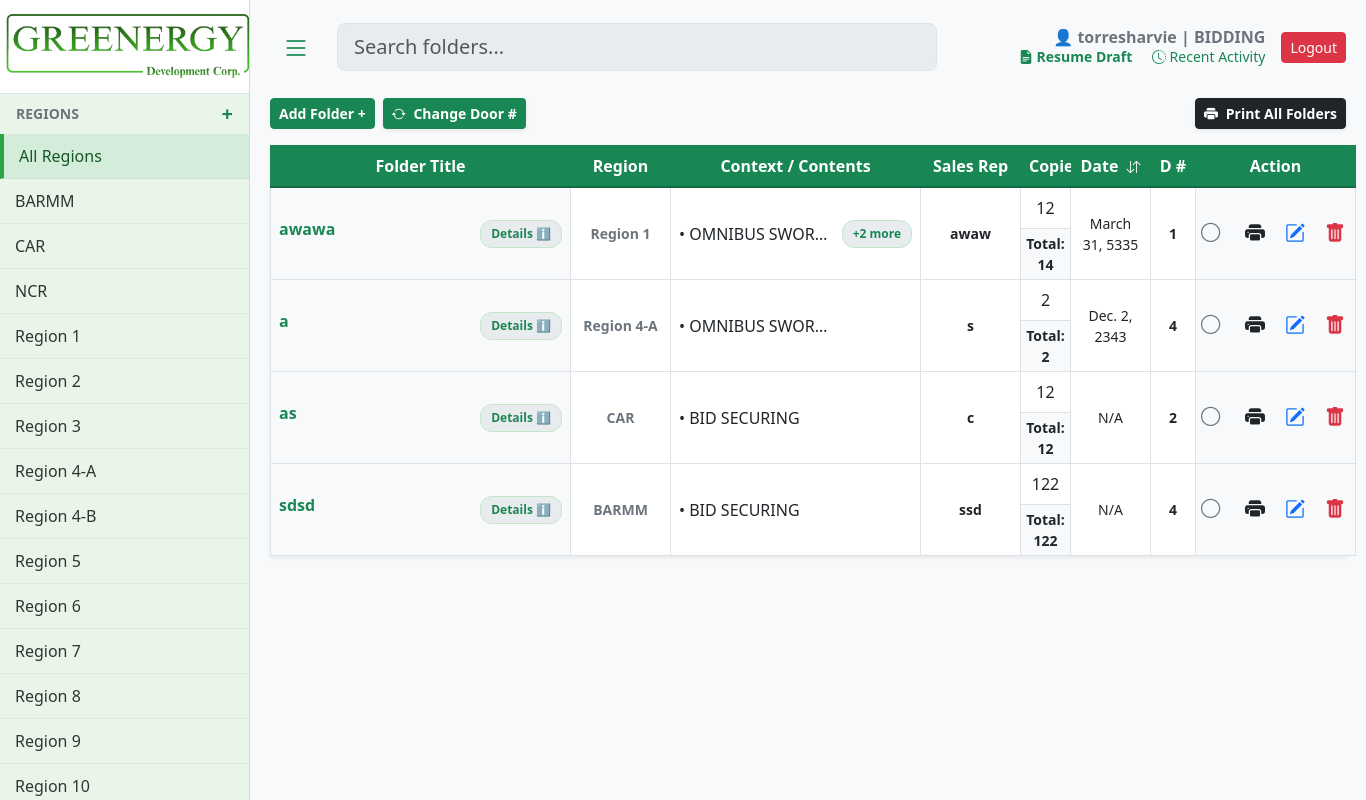
Page / (signed in) on the earlier database version.
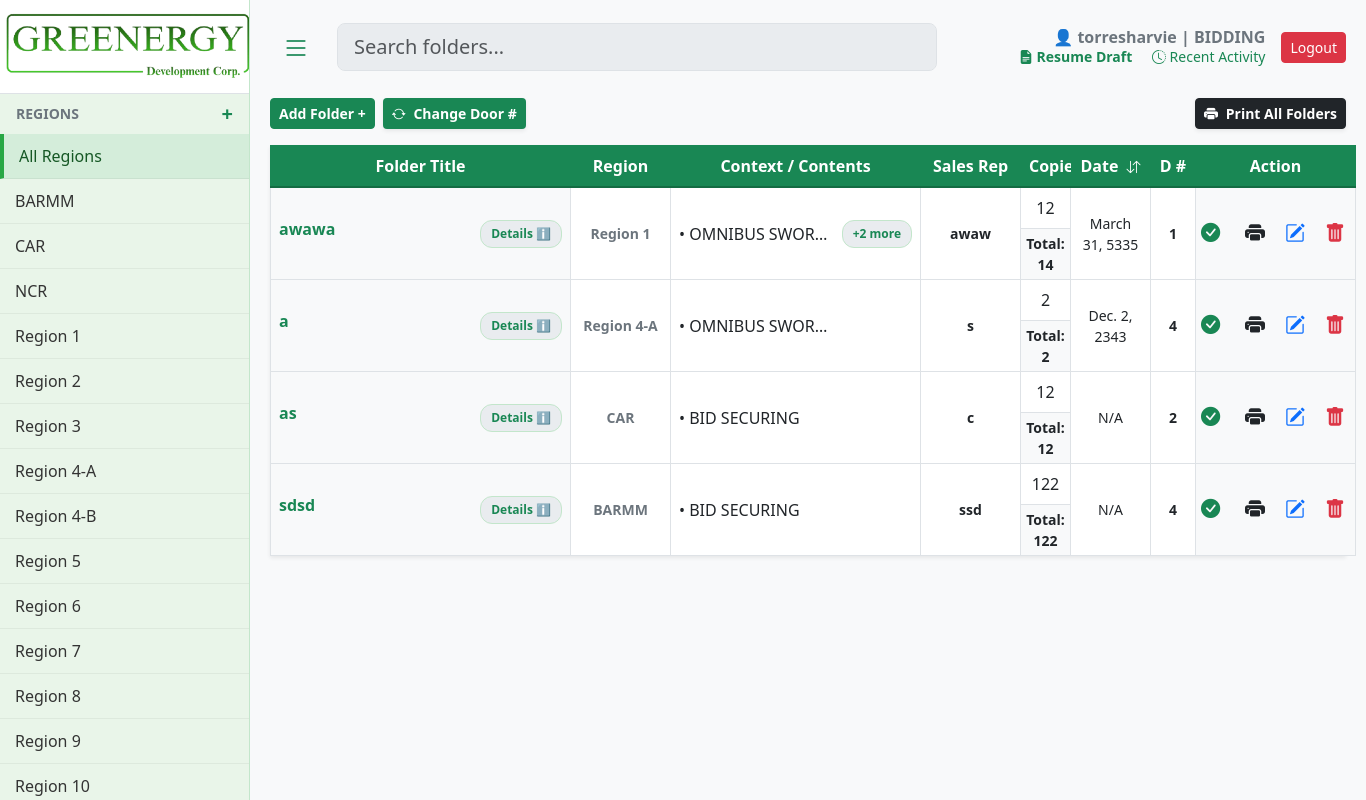
Same page on the later database version.
### core/models.py (models this page shows, shortened)
class Envelope(models.Model):
    region = models.ForeignKey(Region, on_delete=models.CASCADE)
    title = models.TextField()
    created_at = models.DateTimeField(auto_now_add=True)
    is_printed = models.BooleanField(default=False)

class Region(models.Model):
    name = models.CharField(max_length=255, unique=True)

class Document(models.Model):
    envelope = models.ForeignKey(Envelope, on_delete=models.CASCADE, related_name='documents')
    title = models.TextField(blank=True)
    content_context = models.TextField()
    num_pages = models.IntegerField(default=1)
    date_notarized = models.DateField(null=True, blank=True)
    file_upload = models.FileField(upload_to='docs/', blank=True, null=True)

class EnvelopeMeta(models.Model):
    envelope = models.ForeignKey(Envelope, on_delete=models.CASCADE, related_name='meta_details')
    project_entity = models.TextField(blank=True, null=True)
    procuring_entity = models.TextField(blank=True, null=True)
    sales_name = models.TextField(blank=True, null=True)
    door_number = models.TextField(blank=True, null=True)

### core/views.py (the view, shortened to what this page needs)
# urls.py: path('', views.dashboard, name='dashboard'),
@login_required
def dashboard(request):
    if not Region.objects.exists():
        ph_regions = ["NCR", "CAR", "Region I", "Region II", "Region III", "Region IV-A", "Region IV-B", "Region V", "Region VI", "Region VII", "Region VIII", "Region IX", "Region X", "Region XI", "Region XII", "Region XIII", "BARMM"]
        for r in ph_regions: Region.objects.create(name=r)
    if not DocumentType.objects.exists():
        DocumentType.objects.create(name="SECRETARY'S CERTIFICATE")
        DocumentType.objects.create(name="OMNIBUS SWORN STATEMENT")
    regions = sorted(Region.objects.all(), key=lambda r: [int(t) if t.isdigit() else t.lower() for t in re.split('(\d+)', r.name)])
    doc_types = DocumentType.objects.all().order_by('name')
    selected_region_id = request.GET.get('region')
    envelopes = Envelope.objects.prefetch_related('documents', 'meta_details').annotate(
        latest_doc_date=Max('documents__date_notarized')
    ).order_by(F('latest_doc_date').desc(nulls_last=True), '-id')
    if selected_region_id:
        envelopes = envelopes.filter(region_id=selected_region_id)
    query = request.GET.get('q')
    unique_doors = EnvelopeMeta.objects.values_list('door_number', flat=True).distinct().order_by('door_number')
    for env in envelopes:
        env.total_pages = sum(d.num_pages for d in env.documents.all())
    recent_activity = AuditLog.objects.select_related('user').order_by('-timestamp')[:20]
    return render(request, 'core/dashboard.html', {
        'regions': regions,
        'envelopes': envelopes,
        'doc_types': doc_types,
        'unique_doors': unique_doors, # Passed to template
        'selected_region_id': int(selected_region_id) if selected_region_id else None,
        'user': request.user,
        'recent_activity': recent_activity
    })

### core/templates/core/dashboard.html (shortened to what the changed rows need)
    {% load static %}
    <!DOCTYPE html>
    <html lang="en">
    <head>
        <link href="https://cdn.jsdelivr.net/npm/bootstrap@5.3.0/dist/css/bootstrap.min.css" rel="stylesheet">
        <link rel="stylesheet" href="https://cdn.jsdelivr.net/npm/bootstrap-icons@1.10.5/font/bootstrap-icons.css">
        <link rel="stylesheet" href="{% static 'core/css/dashboard.css' %}">
    </head>
    <body>
    <div id="wrapper">
        {% include 'core/sidebar.html' %}
        <div id="page-content-wrapper">
            <div id="tableContainer" class="shadow-sm" style="background: white; overflow: visible;">
                <table class="table table-bordered custom-table mb-0" id="mainTable">
                    <thead>
                        <tr>
                            <th class="text-center" style="width: 300px;">Folder Title</th>
                            <th class="text-center" style="width: 100px;">Region</th>
                            <th class="text-center" style="width: 250px;">Context / Contents</th>
                            <th class="text-center" style="width: 100px;">Sales Rep</th>
                            <th class="text-center" style="width: 50px;">Copies</th>
                            <th class="text-center sortable" style="width: 80px;" onclick="sortTableByDate()">
                                Date <i id="dateSortIcon" class="bi bi-arrow-down-up small ms-1"></i>
                            </th>
                            <th class="text-center" style="width: 45px;">D #</th>
                            <th class="text-center" style="width: 160px;">Action</th>
                        </tr>
                    </thead>
                    <tbody id="tableBody">
                        {% for env in envelopes %}
                        <tr data-date="{% with env.documents.first as d %}{{ d.date_notarized|date:'Y-m-d'|default:'' }}{% endwith %}"
                            data-index="{{ forloop.counter0 }}">
                            <td class="align-middle bg-light">
                                <div class="d-flex align-items-start justify-content-between w-100 position-relative">
                                    <div class="fw-bold text-success me-2" style="flex: 1; word-break: break-word; white-space: normal; line-height: 1.2;">
                                        {{ env.title }}
                                    </div>
                                    {% if env.meta_details.exists %}
                                        <div class="position-relative more-badge-container flex-shrink-0 ms-1">
                                            <span class="more-badge" onclick="togglePopup('details-popup-{{ env.id }}', event)">Details ℹ️</span>
                                        </div>
                                    {% endif %}
                                </div>
                            </td>
                            <td class="align-middle text-center small fw-bold text-secondary">{{ env.region.name }}</td>
                            <td class="p-2 align-middle">
                                <div class="d-flex justify-content-between align-items-center w-100 position-relative">
                                    <span class="text-dark text-truncate me-2" style="max-width: 65%;">{% if env.documents.first %}• {{ env.documents.first.content_context }}{% endif %}</span>
                                    {% if env.documents.count > 1 %}
                                        <div class="position-relative more-badge-container">
                                            <div class="more-badge" onclick="togglePopup('content-popup-{{ env.id }}', event)">+{{ env.documents.count|add:"-1" }} more</div>
                                        </div>
                                    {% endif %}
                                </div>
                            </td>
                            <td class="align-middle text-center small fw-bold text-dark">{% with env.meta_details.first as m %}{{ m.sales_name|default:"-" }}{% endwith %}</td>
                            <td class="p-0 text-center align-middle">
                                <div class="py-2">{% if env.documents.first %}{{ env.documents.first.num_pages }}{% endif %}</div>
                                <div class="fw-bold bg-light small border-top py-1 w-100">Total: {{ env.total_pages }}</div>
                            </td>
                            <td class="align-middle text-center small">{% with env.documents.first as first_doc %}{{ first_doc.date_notarized|default:"N/A" }}{% endwith %}</td>
                            <td class="align-middle text-center small fw-bold text-dark">{% with env.meta_details.first as m %}{{ m.door_number|default:"-" }}{% endwith %}</td>
                            <td class="align-middle text-center bg-light">
                                <div class="action-cell">
                                    {% if env.is_printed %}
                                        <i class="bi bi-check-circle-fill text-success check-circle" id="check-{{ env.id }}" onclick="togglePrintedStatus({{ env.id }})" title="Mark as Unprinted"></i>
                                    {% else %}
                                        <i class="bi bi-circle text-secondary check-circle" id="check-{{ env.id }}" onclick="togglePrintedStatus({{ env.id }})" title="Mark as Printed"></i>
                                    {% endif %}
                                    <button class="btn-icon text-dark" onclick="prepareSinglePrint({{ env.id }})" title="Print Folder"><i class="bi bi-printer-fill fs-5"></i></button>
                                    <button class="btn-icon text-primary" data-bs-toggle="modal" data-bs-target="#editModal{{ env.id }}" title="Edit Folder"><i class="bi bi-pencil-square fs-5"></i></button>
                                    <button class="btn-icon text-danger" data-bs-toggle="modal" data-bs-target="#deleteModal{{ env.id }}" title="Delete Folder"><i class="bi bi-trash-fill fs-5"></i></button>
                                </div>
                            </td>
                        </tr>
                        {% empty %}<tr><td colspan="8" class="text-center empty-state-cell">No folders found.</td></tr>{% endfor %}
                    </tbody>
                </table>
            </div>
        </div>
    </div>
    </body>
    </html>

### core/templates/core/sidebar.html (shortened to what this page needs)
{% load static %}
<div id="sidebar-wrapper" class="d-flex flex-column">
    <a href="{% url 'dashboard' %}" class="text-decoration-none text-center border-bottom bg-white d-block" style="padding: 0;">
        <img src="{% static 'images/nergy.png' %}" alt="Greenergy" style="width: 100%; height: auto; display: block; margin-bottom: 10px; margin-top: 10px; margin-left: 5px;" >
    </a>
    <div class="d-flex justify-content-between align-items-center px-3 text-secondary" style="margin-top: 5px; margin-bottom: 5px;">
        <span class="small fw-bold">REGIONS</span>
        <a href="#" class="text-success text-decoration-none fw-bold fs-5" data-bs-toggle="modal" data-bs-target="#addRegionModal" title="Add Region">+</a>
    </div>
    <div class="list-group list-group-flush mb-auto">
        <div class="sidebar-item-container {% if not selected_region_id %}active{% endif %}">
            <a href="{% url 'dashboard' %}" class="sidebar-link">All Regions</a>
        </div>
        {% for region in regions %}
        <div class="sidebar-item-container {% if selected_region_id == region.id %}active{% endif %}">
            <a href="?region={{ region.id }}" class="sidebar-link" title="{{ region.name }}">{{ region.name }}</a>
        </div>
        {% endfor %}
    </div>
</div>

Differences in the rows shown:
changed Envelope "awawa": is_printed False → True (drawn)
changed Envelope "Region 4-A": is_printed False → True (drawn)
changed Envelope "as": is_printed False → True (drawn)
changed Envelope "sdsd": is_printed False → True (drawn)
